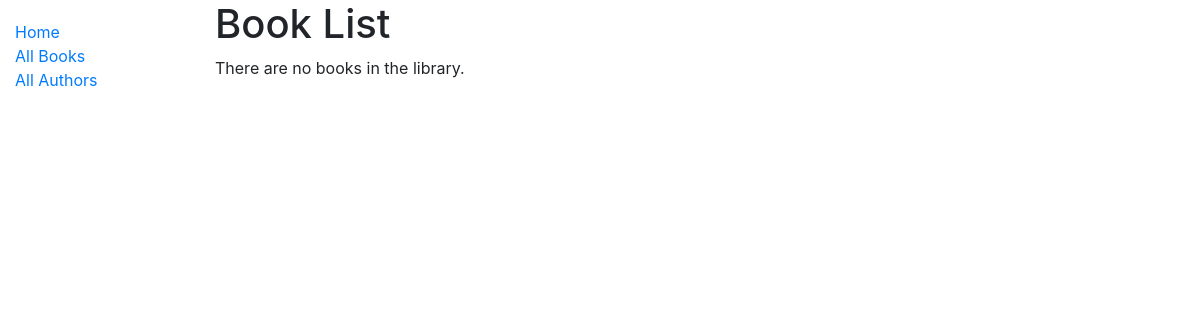
Before: /catalog/books/ with the older database file.
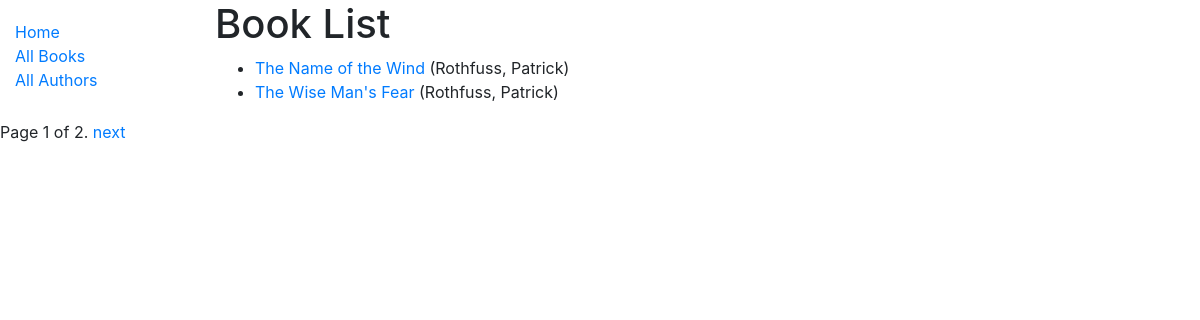
After: the same page with the newer database file.
### catalog/models.py (models this page shows, shortened)
class Book(models.Model):
    title = models.CharField(max_length=200)
    author = models.ForeignKey('Author', on_delete=models.SET_NULL, null=True)
    summary = models.TextField(
        max_length=1000, help_text='Enter a brief description of the book')
    isbn = models.CharField(
        'ISBN', max_length=13, help_text='13 Character <a href="https://www.isbn-international.org/content/what-isbn">ISBN number</a>')
    genre = models.ManyToManyField(
        Genre, help_text='Select a genre for this book')
    language = models.ForeignKey(
        Language, on_delete=models.SET_NULL, null=True)
    def display_genre(self):
        """Creates a string for the Genre. This is required to display genre in Admin."""
        return ', '.join([genre.name for genre in self.genre.all()[:3]])
    display_genre.short_description = 'Genre'
    def get_absolute_url(self):
        return reverse('book-detail', args=[str(self.id)])

class Author(models.Model):
    first_name = models.CharField(max_length=100)
    last_name = models.CharField(max_length=100)
    date_of_birth = models.DateField(null=True, blank='True')
    date_of_death = models.DateField('Died',null=True, blank='True')
    class Meta:
        ordering = ['last_name', 'first_name']
    def __str__(self):
        return f'{self.last_name}, {self.first_name}'

### catalog/views.py (the view)
# urls.py: path('books/', views.BookListView.as_view(), name='books'),
class BookListView(generic.ListView):
    model = Book
    paginate_by = 2

### catalog/templates/catalog/book_list.html
{% extends "base_generic.html" %}
{% block content %}
    <h1>Book List</h1>
    {% if book_list %}
        <ul>
            {% for book in book_list %}
                <li>
                    <a href="{{book.get_absolute_url}}">{{ book.title }}</a> ({{book.author}})
                </li>
            {% endfor %}
        </ul>
    {% else %}
        <p>There are no books in the library.</p>
    {% endif %}
{% endblock  %}

### catalog/templates/base_generic.html (shortened to what this page needs)
{% load static %}
<!DOCTYPE html>
<html lang="en">
<head>
    <link rel="stylesheet" href="https://stackpath.bootstrapcdn.com/bootstrap/4.1.3/css/bootstrap.min.css">
    <link rel="stylesheet" href="{% static 'css/style.css' %}">
</head>
<body>
    <div class="container-fluid">
        <div class="row">
            <div class="col-sm-2">
                {% block sidebar %}
                <ul class="sidebar-nav">
                    <li><a href="{% url 'index' %}">Home</a></li>
                    <li><a href="{% url 'books' %}">All Books</a></li>
                    <li><a href="">All Authors</a></li>
                </ul>
                {% endblock %}
            </div>
            <div class="col-sm-10">{% block content %}{% endblock  %}</div>
            {% block pagination %}
                {% if is_paginated %}
                    <div class="pagination">
                        <span class="page-links">
                            <span class="page-current">
                                Page {{ page_obj.number}} of {{ page_obj.paginator.num_pages }}.
                            </span>
                            {% if page_obj.has_next %}
                                <a href="{{request.path }}?page={{ page_obj.next_page_number }}">next</a>
                            {% endif %}
                        </span>
                    </div>
                {% endif %}
            {% endblock  %}
        </div>
    </div>
</body>
</html>

### catalog/static/css/style.css (style rules this page uses)
.sidebar-nav { margin-top: 20px; padding: 0; list-style-type: none; }

Changed rows visible on the page:
added Book: title "The Name of the Wind", author "Rothfuss, Patrick"
added Book: title "The Wise Man's Fear", author "Rothfuss, Patrick"
Other visible differences:
{{ page_obj.number }}: (not shown) → "1"
{{ page_obj.paginator.num_pages }}: (not shown) → "2"
text no longer shown: "There are no books in the library."
text now shown: "Page of . next"
